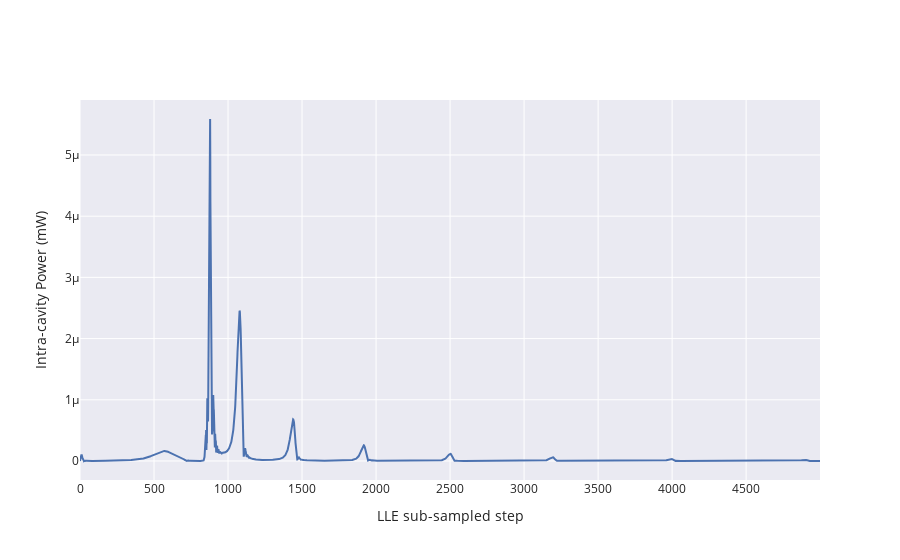

Write notebook code for a chart like this one.
### Code cell
fig = go.Figure()

tr = go.Scatter(y=solverp3.sol.Pcomb * 1e3)

fig.add_trace(tr)
fig.update_layout(
    xaxis_title="LLE sub-sampled step", yaxis_title="Intra-cavity Power (mW)"
)
#fig.add_annotation(x=4500, y=4.9, ax=0, ay=-50, text="Single Soliton Step")
# fig.add_annotation(x=3151, y=7.6, ax=0, ay=-50, text="Two Solitons Step")
#fig.add_annotation(x=1931, y=16, ax=0, ay=80, text="Modulation Instability")
#fig.add_annotation(x=500, y=6, ax=-80, ay=-80, text="Primary Comb")
#fig.show()

### Figure 1 — Plotly figure (JSON) as saved in the notebook; plotly's stock layout.template omitted (floating-point values rounded to 4 significant figures; data arrays with more than 128 entries replaced by an {"elided": "..."} marker saying what was removed)
{"data": [{"type": "scatter", "y": {"elided": "5000 float values"}}], "layout": {"xaxis": {"title": {"text": "LLE sub-sampled step"}}, "yaxis": {"title": {"text": "Intra-cavity Power (mW)"}}}}
